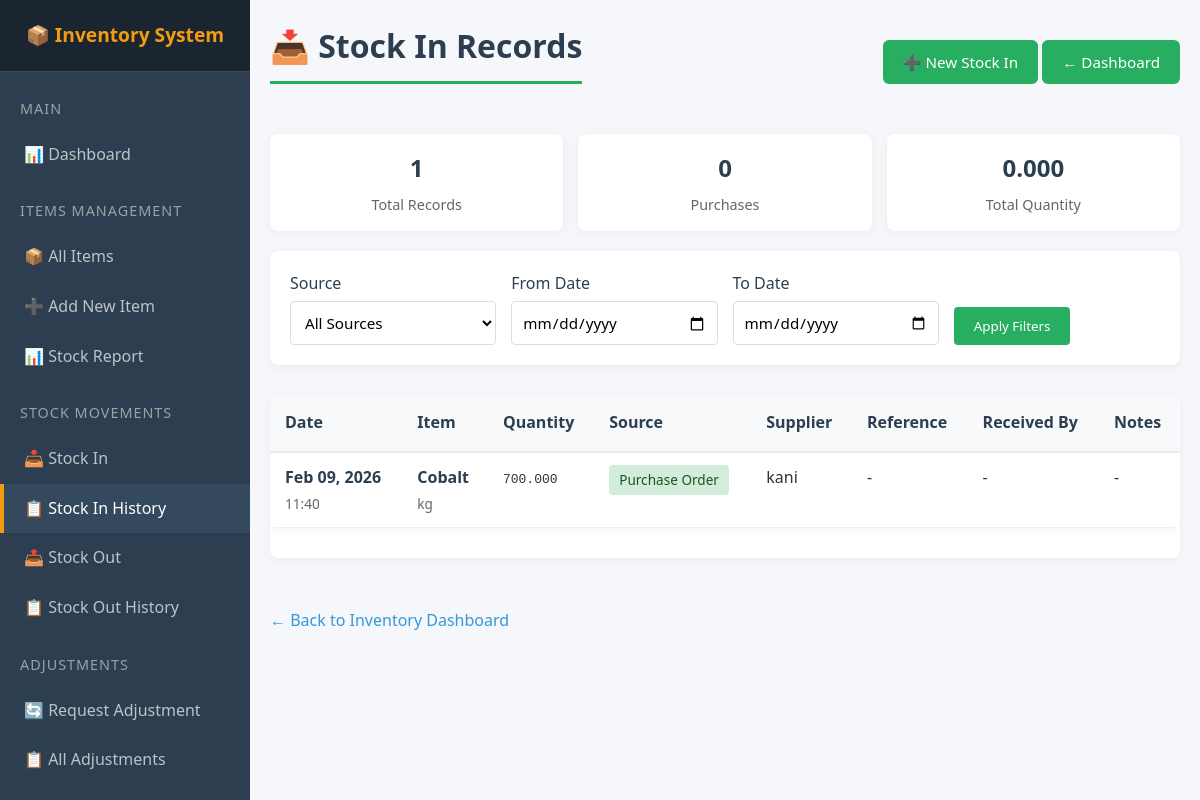
The app's page /inventory/stock-ins/ (signed in), older data.
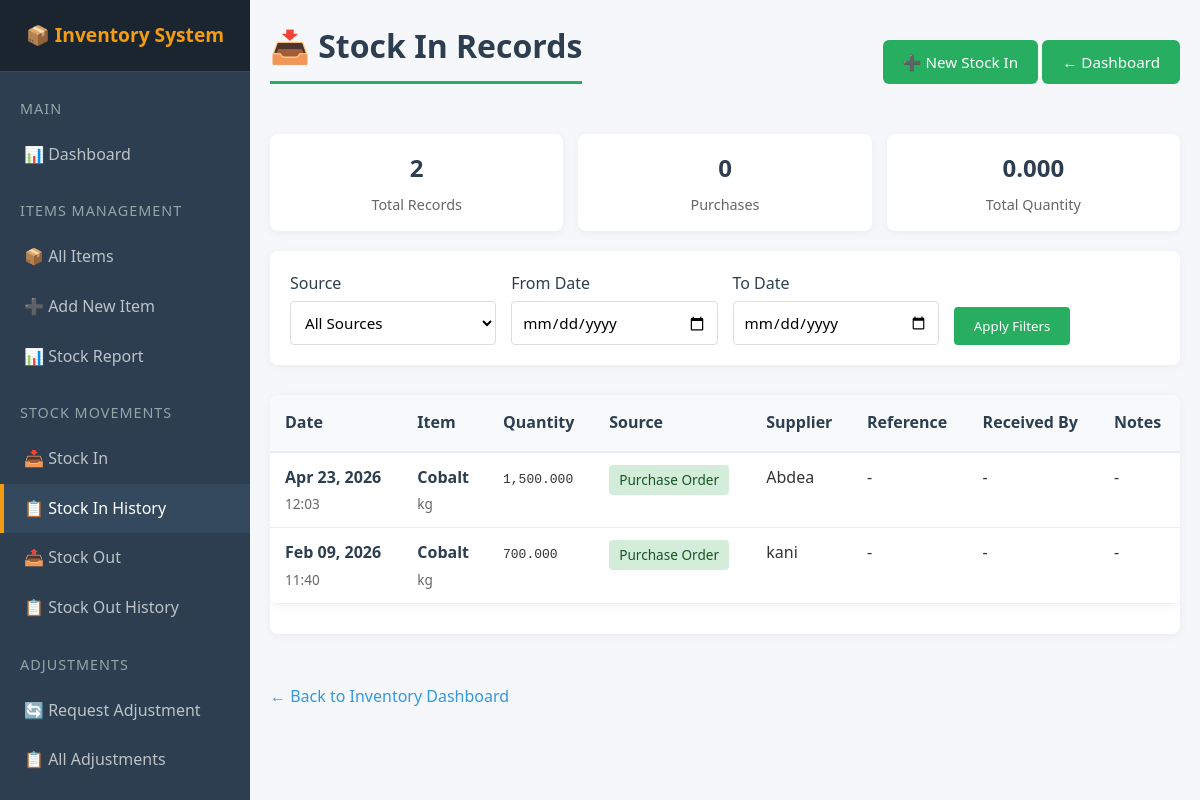
The same page, newer data.
### inventory/models.py (models this page shows, shortened)
class StockIn(models.Model):
    SOURCE_CHOICES = [
        ('Purchase', 'Purchase Order'),
        ('Return', 'Customer Return'),
        ('Production', 'Production'),
        ('Adjustment', 'Stock Adjustment'),
        ('Other', 'Other'),
    ]
    STATUS_CHOICES = [
        ('pending', 'Pending Approval'),
        ('approved', 'Approved'),
        ('rejected', 'Rejected'),
    ]
    item = models.ForeignKey(Item, on_delete=models.PROTECT, related_name='stock_ins')
    quantity = models.DecimalField(max_digits=15, decimal_places=3, validators=[MinValueValidator(0.001)])
    source = models.CharField(max_length=20, choices=SOURCE_CHOICES, default='Purchase')
    supplier = models.CharField(max_length=100, blank=True, null=True)
    reference = models.CharField(max_length=100, blank=True, null=True, help_text="PO Number, GRN, etc.")
    status = models.CharField(
        max_length=20,
        choices=STATUS_CHOICES,
        default='pending'
    )
    approved_by = models.ForeignKey(User, on_delete=models.SET_NULL, null=True, blank=True, related_name='approved_stock_ins')
    approved_at = models.DateTimeField(null=True, blank=True)
    date = models.DateTimeField(auto_now_add=True)
    created_at = models.DateTimeField(auto_now_add=True)
    created_by = models.ForeignKey(User, on_delete=models.SET_NULL, null=True, related_name='created_stock_ins')
    received_by = models.CharField(max_length=100, blank=True, null=True)
    notes = models.TextField(blank=True, null=True)
    class Meta:
        ordering = ['-date']
        verbose_name = 'Stock In'
        verbose_name_plural = 'Stock Ins'

class Item(models.Model):
    CATEGORY_CHOICES = [
        ('RAW_MATERIALS', 'Raw Materials'),
        ('CHEMICALS', 'Chemicals'),
        ('FINISHED_GOODS', 'Finished Goods'),
        ('OTHERS', 'Others'),
    ]
    name = models.CharField(max_length=100)
    category = models.CharField(max_length=50, choices=CATEGORY_CHOICES, default='RAW_MATERIALS')
    description = models.TextField(blank=True, null=True)
    sku = models.CharField(max_length=50, unique=True, blank=True, null=True, help_text="Stock Keeping Unit")
    unit_of_measure = models.CharField(max_length=20, default='kg', help_text="e.g., kg, pcs, liter, box")
    quantity = models.DecimalField(max_digits=15, decimal_places=3, default=Decimal('0.000'))
    reorder_level = models.DecimalField(max_digits=15, decimal_places=3, default=Decimal('10.000'))
    minimum_stock = models.DecimalField(max_digits=15, decimal_places=3, default=Decimal('5.000'))
    purchase_price = models.DecimalField(max_digits=12, decimal_places=2, default=0, help_text="Cost price in Tsh")
    selling_price = models.DecimalField(max_digits=12, decimal_places=2, default=0, help_text="Selling price in Tsh")
    created_at = models.DateTimeField(auto_now_add=True)
    updated_at = models.DateTimeField(auto_now=True)
    is_active = models.BooleanField(default=True)
    class Meta:
        ordering = ['name']
        verbose_name = 'Inventory Item'
        verbose_name_plural = 'Inventory Items'
        constraints = [
            models.UniqueConstraint(
                fields=['name'],
                name='unique_item_name',
                condition=models.Q(is_active=True),
            )
        ]

### inventory/views.py (the view)
# urls.py: path('stock-ins/', views.stock_in_list, name='stock_in_list'),
@login_required
@group_required('Inventory')
def stock_in_list(request):
    stock_ins = StockIn.objects.select_related('item').order_by('-date')
    source_filter = request.GET.get('source')
    if source_filter:
        stock_ins = stock_ins.filter(source=source_filter)
    status_filter = request.GET.get('status')
    if status_filter:
        stock_ins = stock_ins.filter(status=status_filter)
    date_from = request.GET.get('date_from')
    date_to = request.GET.get('date_to')
    if date_from:
        stock_ins = stock_ins.filter(date__date__gte=date_from)
    if date_to:
        stock_ins = stock_ins.filter(date__date__lte=date_to)
    page = request.GET.get('page', 1)
    paginator = Paginator(stock_ins, 50)  # Show 50 items per page
    try:
        stock_ins_page = paginator.page(page)
    except PageNotAnInteger:
        stock_ins_page = paginator.page(1)
    except EmptyPage:
        stock_ins_page = paginator.page(paginator.num_pages)
    context = {
        'stock_ins': stock_ins_page,  # Changed from stock_ins to stock_ins_page
        'source_choices': StockIn.SOURCE_CHOICES,
        'status_choices': StockIn.STATUS_CHOICES,
        'usd_to_tsh': USD_TO_TSH,
    }
    return render(request, 'inventory/stock_in_list.html', context)

### finance/context_processors.py (called while the page is built)
def finance_context(request):
    if request.user.is_authenticated and request.user.is_superuser:
        finance_pending_requests = FinanceEditRequest.objects.filter(
            status='Pending'
        ).count()
    else:
        finance_pending_requests = 0
    return {
        'finance_pending_requests': finance_pending_requests,
    }

### hr/context_processors.py (called while the page is built, shortened)
def leave_counts(request):
    if not request.user.is_authenticated:
        return {}
    pending_count = 0
    user_is_manager = request.user.groups.filter(name='Manager').exists()
    try:
        from .models import LeaveRequest, Employee
    except ImportError:
        pass
    return {
    'hr_pending_leaves': pending_count,
    'user_is_manager': user_is_manager,
    }

### sales/context_processors.py (called while the page is built, shortened)
def sales_sidebar_context(request):
    return {}

### inventory/templates/inventory/stock_in_list.html (shortened to what this page needs)
{% extends 'inventory/base.html' %}
{% load static %}
{% load humanize %}
{% block extra_css %}
<link rel="stylesheet" href="{% static 'inventory/css/list.css' %}">
{% endblock %}
{% block content %}
<div class="header-actions">
    <h1>📥 Stock In Records</h1>
    <div>
        <a href="{% url 'inventory:stock_in_create' %}" class="btn">➕ New Stock In</a>
        <a href="{% url 'inventory:dashboard' %}" class="btn btn-secondary">← Dashboard</a>
    </div>
</div>
<div class="summary-stats">
    <div class="summary-stat">
        <div class="summary-stat-value">{{ stock_ins.paginator.count|intcomma }}</div>
        <div class="summary-stat-label">Total Records</div>
    </div>
    <div class="summary-stat">
        <div class="summary-stat-value">
            {% with purchase_count=0 %}
            {{ purchase_count|intcomma }}
            {% endwith %}
        </div>
        <div class="summary-stat-label">Purchases</div>
    </div>
    <div class="summary-stat">
        <div class="summary-stat-value">
            {% with total_qty=0 %}
            {{ total_qty|floatformat:3|intcomma }}
            {% endwith %}
        </div>
        <div class="summary-stat-label">Total Quantity</div>
    </div>
</div>
<div class="filters">
    <form method="GET" class="filter-row">
        <div class="filter-group">
            <label for="source">Source</label>
            <select name="source" id="source">
                <option value="">All Sources</option>
            </select>
        </div>
        <div class="filter-group">
            <label for="date_from">From Date</label>
            <input type="date" name="date_from" id="date_from" value="{{ request.GET.date_from }}">
        </div>
        <div class="filter-group">
            <label for="date_to">To Date</label>
            <input type="date" name="date_to" id="date_to" value="{{ request.GET.date_to }}">
        </div>
        <div class="filter-group">
            <button type="submit">Apply Filters</button>
        </div>
    </form>
</div>
<div class="table-container">
    <table>
        <thead>
            <tr>
                <th>Date</th>
                <th>Item</th>
                <th>Quantity</th>
                <th>Source</th>
                <th>Supplier</th>
                <th>Reference</th>
                <th>Received By</th>
                <th>Notes</th>
            </tr>
        </thead>
        <tbody>
            {% for stock_in in stock_ins %}
            <tr>
                <td>
                    <div class="item-name">{{ stock_in.date|date:"M d, Y" }}</div>
                    <div class="item-details">{{ stock_in.date|date:"H:i" }}</div>
                </td>
                <td>
                    <a href="{% url 'inventory:item_detail' stock_in.item.pk %}" style="color: #2c3e50; text-decoration: none;">
                        <div class="item-name">{{ stock_in.item.name }}</div>
                    </a>
                    <div class="item-details">{{ stock_in.item.unit_of_measure }}</div>
                </td>
                <td>
                    <span class="decimal">
                        {{ stock_in.quantity|floatformat:3|intcomma }}
                    </span>
                </td>
                <td>
                    <span class="badge source-{{ stock_in.source|lower }}">
                        {{ stock_in.get_source_display }}
                    </span>
                </td>
                <td>{{ stock_in.supplier|default:"-" }}</td>
                <td>{{ stock_in.reference|default:"-" }}</td>
                <td>{{ stock_in.received_by|default:"-" }}</td>
                <td>
                    {% if stock_in.notes %}
                    <span title="{{ stock_in.notes }}">
                        {{ stock_in.notes|truncatechars:20 }}
                    </span>
                    {% else %}-{% endif %}
                </td>
            </tr>
            {% endfor %}
        </tbody>
    </table>
</div>
<a href="{% url 'inventory:dashboard' %}" class="back-link">← Back to Inventory Dashboard</a>
{% endblock %}

Row changes from the older to the newer data that the page shows:
added StockIn: date "Apr 23, 2026", date "12:03", item.name "Cobalt", item.unit_of_measure "kg", quantity "1,500.000", source "Purchase Order", supplier "Abdea", reference "-", received_by "-"
Text that changed along with them:
{{ stock_ins.paginator.count|intcomma }}: "1" → "2"
